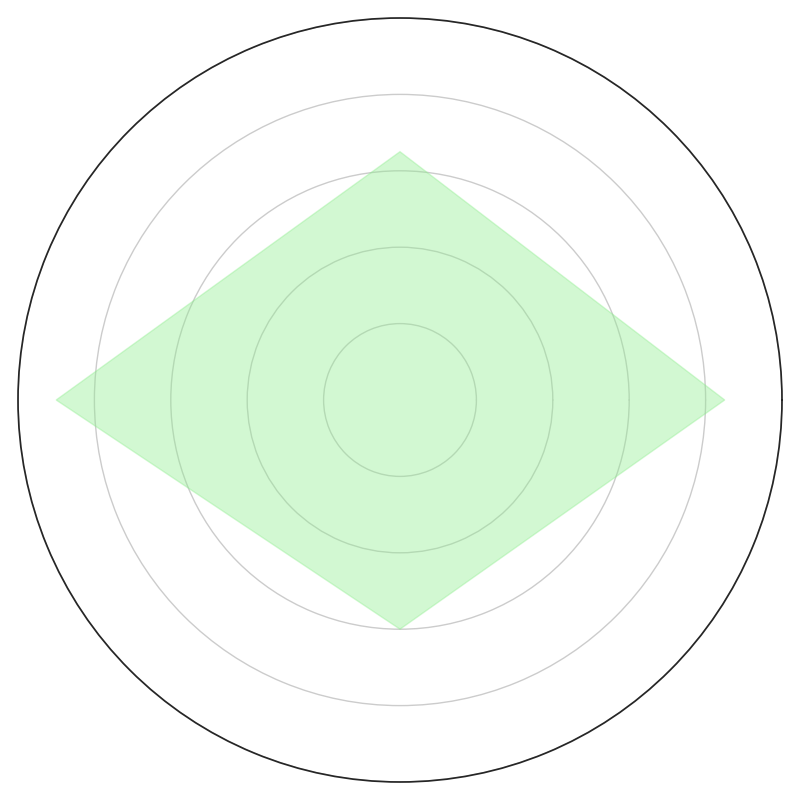

Here is the Python script that generated this plot:
import numpy as np
import matplotlib.pyplot as plt

categories = ['Renewable Energy', 'Biodiversity', 'Water Conservation', 'Green Transportation']
values = np.array([85, 65, 90, 60])
values = np.concatenate((values, [values[0]]))

angles = np.linspace(0, 2 * np.pi, len(categories), endpoint=False).tolist()
angles += angles[:1]

fig, ax = plt.subplots(figsize=(8, 8), subplot_kw=dict(polar=True))

fill_color = 'lightgreen'

# Fill the area within the radar chart
ax.fill(angles, values, color=fill_color, alpha=0.4)

ax.set_yticklabels([])
ax.set_xticks([])  # Remove the tick marks
ax.set_yticklabels([])  # Remove y-axis labels
ax.set_ylim(0, 100)

ax.grid(True)

plt.tight_layout()
plt.show()
